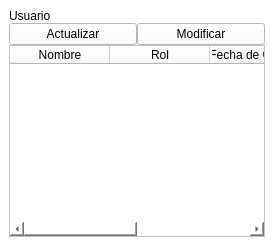
            <widget class="QWidget" name="page_uno">
             <property name="styleSheet">
              <string notr="true">background-color: rgb(255, 255, 255);</string>
             </property>
             <layout class="QHBoxLayout" name="horizontalLayout_2">
              <property name="spacing">
               <number>0</number>
              </property>
              <property name="leftMargin">
               <number>0</number>
              </property>
              <property name="topMargin">
               <number>0</number>
              </property>
              <property name="rightMargin">
               <number>0</number>
              </property>
              <property name="bottomMargin">
               <number>0</number>
              </property>
              <item>
               <widget class="QWidget" name="widget_2" native="true">
                <layout class="QHBoxLayout" name="horizontalLayout_9">
                 <item>
                  <widget class="QWidget" name="widget" native="true">
                   <layout class="QVBoxLayout" name="verticalLayout_10">
                    <property name="spacing">
                     <number>0</number>
                    </property>
                    <property name="leftMargin">
                     <number>0</number>
                    </property>
                    <property name="topMargin">
                     <number>0</number>
                    </property>
                    <property name="rightMargin">
                     <number>0</number>
                    </property>
                    <property name="bottomMargin">
                     <number>0</number>
                    </property>
                    <item>
                     <widget class="QLabel" name="label_3">
                      <property name="text">
                       <string>Usuario</string>
                      </property>
                     </widget>
                    </item>
                    <item>
                     <layout class="QHBoxLayout" name="horizontalLayout_3">
                      <property name="spacing">
                       <number>0</number>
                      </property>
                      <item>
                       <widget class="QPushButton" name="btn_actualizarUsuario">
                        <property name="text">
                         <string>Actualizar</string>
                        </property>
                       </widget>
                      </item>
                      <item>
                       <widget class="QPushButton" name="btn_modificar_usuario">
                        <property name="text">
                         <string>Modificar</string>
                        </property>
                       </widget>
                      </item>
                     </layout>
                    </item>
                    <item>
                     <widget class="QTableWidget" name="tableWidget_usuarios">
                      <column>
                       <property name="text">
                        <string>Nombre</string>
                       </property>
                      </column>
                      <column>
                       <property name="text">
                        <string>Rol</string>
                       </property>
                      </column>
                      <column>
                       <property name="text">
                        <string>Fecha de Creación</string>
                       </property>
                      </column>
                      <column>
                       <property name="text">
                        <string>Fecha de Modificación</string>
                       </property>
                      </column>
                     </widget>
                    </item>
                   </layout>
                  </widget>
                 </item>
                </layout>
               </widget>
              </item>
             </layout>
            </widget>
